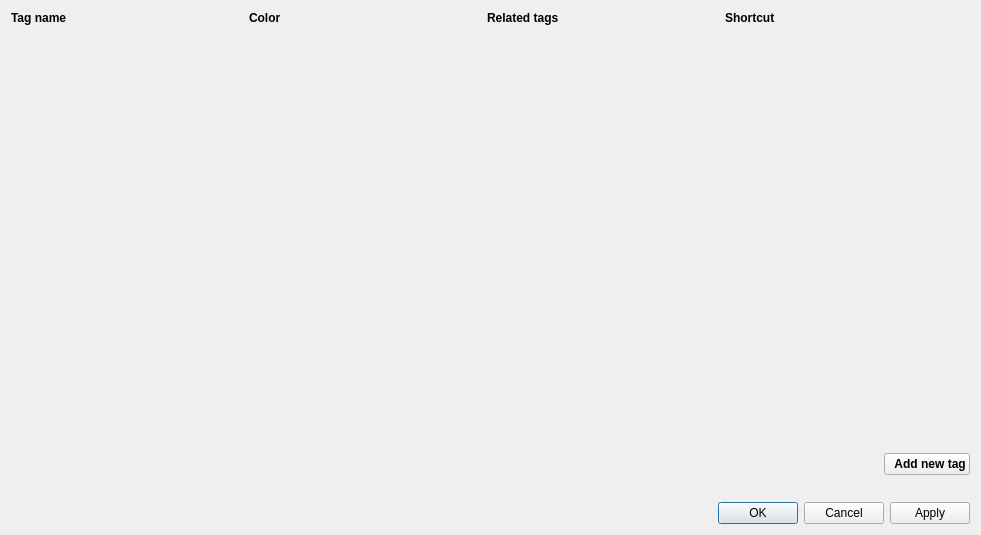
<?xml version="1.0" encoding="UTF-8"?>
<ui version="4.0">
 <class>Dialog</class>
 <widget class="QDialog" name="Dialog">
  <property name="geometry">
   <rect>
    <x>0</x>
    <y>0</y>
    <width>981</width>
    <height>535</height>
   </rect>
  </property>
  <property name="windowTitle">
   <string>Dialog</string>
  </property>
  <layout class="QVBoxLayout" name="verticalLayout">
   <item>
    <layout class="QGridLayout" name="gridLayout">
     <item row="0" column="4">
      <widget class="QLabel" name="label_5">
       <property name="sizePolicy">
        <sizepolicy hsizetype="Maximum" vsizetype="Preferred">
         <horstretch>0</horstretch>
         <verstretch>0</verstretch>
        </sizepolicy>
       </property>
       <property name="text">
        <string/>
       </property>
      </widget>
     </item>
     <item row="0" column="1">
      <widget class="QLabel" name="label_2">
       <property name="styleSheet">
        <string notr="true">font-weight: bold</string>
       </property>
       <property name="text">
        <string>Color</string>
       </property>
      </widget>
     </item>
     <item row="0" column="3">
      <widget class="QLabel" name="label_4">
       <property name="styleSheet">
        <string notr="true">font-weight: bold</string>
       </property>
       <property name="text">
        <string>Shortcut</string>
       </property>
      </widget>
     </item>
     <item row="0" column="2">
      <widget class="QLabel" name="label_3">
       <property name="styleSheet">
        <string notr="true">font-weight: bold</string>
       </property>
       <property name="text">
        <string>Related tags</string>
       </property>
      </widget>
     </item>
     <item row="1" column="2">
      <layout class="QHBoxLayout" name="horizontalLayout_2"/>
     </item>
     <item row="0" column="0">
      <widget class="QLabel" name="label">
       <property name="styleSheet">
        <string notr="true">font-weight: bold</string>
       </property>
       <property name="text">
        <string>Tag name</string>
       </property>
       <property name="textFormat">
        <enum>Qt::PlainText</enum>
       </property>
      </widget>
     </item>
    </layout>
   </item>
   <item>
    <layout class="QVBoxLayout" name="tag_layout">
     <item>
      <widget class="TagForm" name="widget" native="true"/>
     </item>
    </layout>
   </item>
   <item>
    <spacer name="verticalSpacer_2">
     <property name="orientation">
      <enum>Qt::Vertical</enum>
     </property>
     <property name="sizeHint" stdset="0">
      <size>
       <width>20</width>
       <height>40</height>
      </size>
     </property>
    </spacer>
   </item>
   <item>
    <layout class="QHBoxLayout" name="horizontalLayout">
     <property name="topMargin">
      <number>15</number>
     </property>
     <property name="bottomMargin">
      <number>15</number>
     </property>
     <item>
      <spacer name="horizontalSpacer">
       <property name="orientation">
        <enum>Qt::Horizontal</enum>
       </property>
       <property name="sizeHint" stdset="0">
        <size>
         <width>40</width>
         <height>20</height>
        </size>
       </property>
      </spacer>
     </item>
     <item>
      <widget class="QPushButton" name="btn_add">
       <property name="sizePolicy">
        <sizepolicy hsizetype="Maximum" vsizetype="Fixed">
         <horstretch>0</horstretch>
         <verstretch>0</verstretch>
        </sizepolicy>
       </property>
       <property name="styleSheet">
        <string notr="true">font-weight:bold</string>
       </property>
       <property name="text">
        <string>  Add new tag</string>
       </property>
       <property name="icon">
        <iconset resource="../resources.qrc">
         <normaloff>:/icons/add</normaloff>:/icons/add</iconset>
       </property>
       <property name="iconSize">
        <size>
         <width>16</width>
         <height>16</height>
        </size>
       </property>
       <property name="flat">
        <bool>false</bool>
       </property>
      </widget>
     </item>
    </layout>
   </item>
   <item>
    <widget class="SelectionListWidget" name="selection_list" native="true"/>
   </item>
   <item>
    <widget class="QDialogButtonBox" name="buttonBox">
     <property name="orientation">
      <enum>Qt::Horizontal</enum>
     </property>
     <property name="standardButtons">
      <set>QDialogButtonBox::Apply|QDialogButtonBox::Cancel|QDialogButtonBox::Ok</set>
     </property>
    </widget>
   </item>
  </layout>
 </widget>
 <customwidgets>
  <customwidget>
   <class>SelectionListWidget</class>
   <extends>QWidget</extends>
   <header>AudioTagger/selectionListWidget.h</header>
   <container>1</container>
  </customwidget>
  <customwidget>
   <class>TagForm</class>
   <extends>QWidget</extends>
   <header>AudioTagger/tag_form.h</header>
   <container>1</container>
  </customwidget>
 </customwidgets>
 <resources>
  <include location="../resources.qrc"/>
 </resources>
 <connections>
  <connection>
   <sender>buttonBox</sender>
   <signal>accepted()</signal>
   <receiver>Dialog</receiver>
   <slot>accept()</slot>
   <hints>
    <hint type="sourcelabel">
     <x>248</x>
     <y>254</y>
    </hint>
    <hint type="destinationlabel">
     <x>157</x>
     <y>274</y>
    </hint>
   </hints>
  </connection>
  <connection>
   <sender>buttonBox</sender>
   <signal>rejected()</signal>
   <receiver>Dialog</receiver>
   <slot>reject()</slot>
   <hints>
    <hint type="sourcelabel">
     <x>316</x>
     <y>260</y>
    </hint>
    <hint type="destinationlabel">
     <x>286</x>
     <y>274</y>
    </hint>
   </hints>
  </connection>
 </connections>
</ui>
